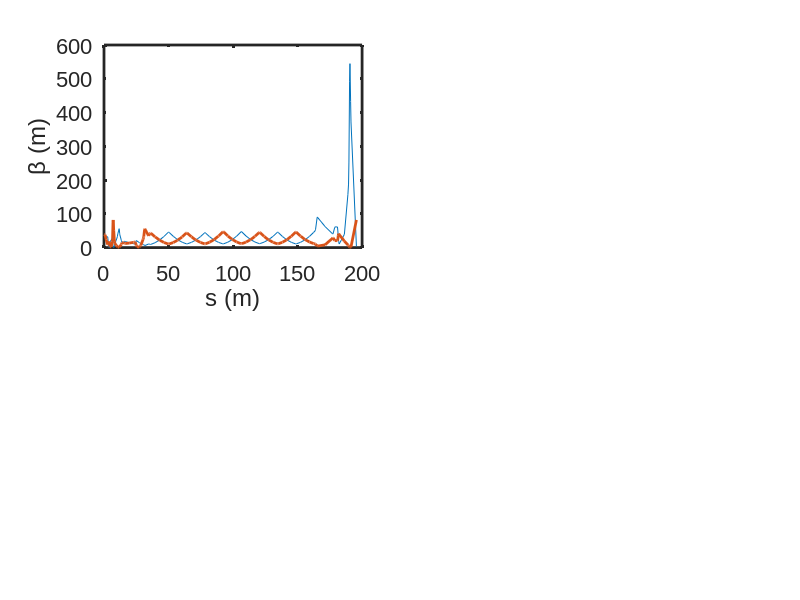

Recreate this plot in MATLAB. (Note: this script raises an error after producing the figure.)
 clear all;close all;clc


mag_file = 'one_ini.mag';
%% twiss
data1 = importdata('twissx.DAT');
data2 = importdata('twissy.DAT');
figure
subplot(2,2,1)
plot(data1.data(:,1),data1.data(:,2),data2.data(:,1),data2.data(:,2),'linewidth',2);set(gca,'fontname','arial','fontsize',16,'linewidth',2);xlabel('s (m)');ylabel('\beta (m)');
latticeplot(mag_file,-2,1.5)
legend('\beta_x','\beta_y','','box','off')
subplot(2,2,2)
plot(data1.data(:,1),data1.data(:,3),data2.data(:,1),data2.data(:,3),'linewidth',2);set(gca,'fontname','arial','fontsize',16,'linewidth',2);xlabel('s (m)');ylabel('\alpha');
latticeplot(mag_file,0,1.5)
legend('\alpha_x','\alpha_y','','box','off')
subplot(2,2,3)
plot(data1.data(:,1),data1.data(:,4),data2.data(:,1),data2.data(:,4),'linewidth',2);set(gca,'fontname','arial','fontsize',16,'linewidth',2);xlabel('s (m)');ylabel('\eta');
latticeplot(mag_file,0,0.06)
legend('\eta_x','\eta_y','','box','off')
subplot(2,2,4)
plot(data1.data(:,1),data1.data(:,5),data2.data(:,1),data2.data(:,5),'linewidth',2);set(gca,'fontname','arial','fontsize',16,'linewidth',2);xlabel('s (m)');ylabel('\eta^{\prime}');
latticeplot(mag_file,0,0.1)
legend('\eta^{\prime}_x','\eta^{\prime}_y','','box','off')

set(gcf,'unit','centimeters','position',[10 2 28 20]);

% add lattice distribution
% latticeplot('one2.mag',-2,1)
% legend('\beta_x','\beta_y','','box','off')
% return
%% cen
databeamzie = importdata('Cen.DAT');
figure
plot(databeamzie.data(:,1),1e3*databeamzie.data(:,2),databeamzie.data(:,1),1e3*databeamzie.data(:,3),'linewidth',2);set(gca,'fontname','arial','fontsize',16,'linewidth',2);xlabel('s (m)');ylabel('<x>/<y> (mm)');
legend('<x>','<y>','box','off')

% add lattice distribution
latticeplot('one.mag',-0.5,0.1)
legend('<x>','<y>','','box','off')
set(gcf,'unit','centimeters','position',[10 2 58 12]);
%狭缝前后
% data1 = importdata('W1.DAT');
% sigmp1 = mean(data1.data(:,1));
% sigmx1 = mean(data1.data(:,2));
% number1 = length(data1.data(:,1));
% data2 = importdata('W2.DAT');
% sigmp2 = mean(data2.data(:,1));
% sigmx2 = mean(data2.data(:,2));
% number2 = length(data2.data(:,1));
% %plot
% figure;scatter(data1.data(:,2),data1.data(:,3),3);xlabel('x');ylabel('y');set(gca,'fontname','arial','fontsize',14,'linewidth',1.5)
% figure;scatter(data2.data(:,2),data2.data(:,3),3);xlabel('x');ylabel('y');set(gca,'fontname','arial','fontsize',14,'linewidth',1.5)

% 出口发射度
% data_enx = importdata('enx.DAT');
% data_eny = importdata('enY.DAT');
% figure;
% % subplot(1,2,1);
% histogram(data_enx.data,30);title('enx')
% % subplot(1,2,2);histogram(data_eny.data,30);title('eny')
% set(gca,'fontname','arial','fontsize',14,'linewidth',1.5)

%横向包络变化
% data3 = importdata('cen-env.DAT');
% cenenv=data3.data;
% s = cenenv(:,1);
% CxMin = cenenv(:,2);
% CyMin = cenenv(:,3);
% CxMax = cenenv(:,4);
% CyMax = cenenv(:,5);
% CxMean = cenenv(:,6);
% CyMean = cenenv(:,7);
% figure(1);plot(s,CxMin,s,CxMax,s,CxMean)
% figure(2);plot(s,CyMin,s,CyMax,s,CyMean)
